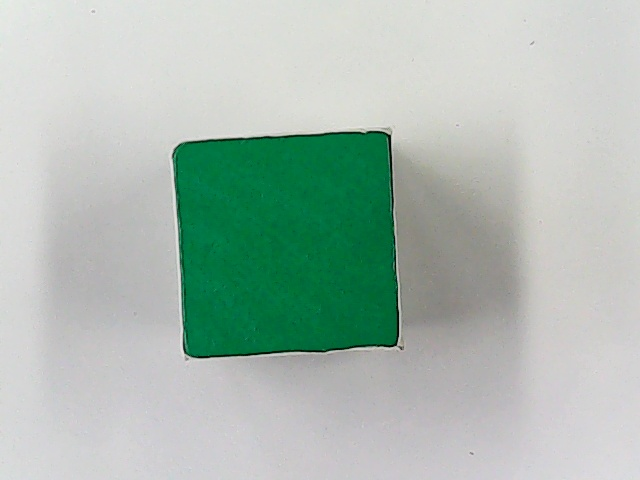
#> input picture 生产实习/机械臂源程序/5机器视觉/2.物体定位及角度测量/pic/4.jpg, 640 x 480 px
$ jupyter execute '6.物体定位和角度测量(完整).ipynb'
#> lines starting #> are read from the running program, lines starting #| are printed output that depends on the picture; after the words box and inside, x2 and y2 are one past the last pixel; in counts of white or black regions, pixels touching at a corner belong together; long printed decimals are rounded
[cell 1]
# %load 6.物体定位和角度测量(完整).py
import cv2
import numpy as np

# 图像预处理
def img_Threshold(src_gauss):
    imgHSV = cv2.cvtColor(src_gauss, cv2.COLOR_BGR2HSV)
    cv2.imshow("imgHSV", imgHSV)
    # # 三通道分割
    h, s, v = cv2.split(imgHSV)
    # 检测差值
    hs_diff = cv2.absdiff(h, s)
    cv2.imshow("hs_diff", hs_diff)
    sv_diff = cv2.absdiff(s, v)
    cv2.imshow("sv_diff", sv_diff)
    hv_diff = cv2.absdiff(h, v)
    cv2.imshow("hv_diff", hv_diff)
    v1 = np.mean(hs_diff)  # 取每个通道的均值
    v2 = np.mean(sv_diff)
    v3 = np.mean(hv_diff)
    v_max = (v1 if v1 > v2 else v2) if (v1 if v1 > v2 else v2) > v3 else v3  # 比较均值得到最大值
    print(v_max, v3)
    if v_max > 8:
        if abs(v_max - v1) < 0.01:
            gray = hs_diff.copy()
        elif abs(v_max - v2) < 0.01:
            gray = sv_diff.copy()
        elif abs(v_max - v3) < 0.01:
            gray = hv_diff.copy()
    return gray
# 图像开运算和闭运算(形态学处理)
def img_dila_eros(src_img):
    # 3. 膨胀和腐蚀操作的核函数
    element1 = cv2.getStructuringElement(cv2.MORPH_RECT, (4, 3))
    element2 = cv2.getStructuringElement(cv2.MORPH_RECT, (4, 3))
    element3 = cv2.getStructuringElement(cv2.MORPH_RECT, (5, 5))
    # 4. 膨胀一次，让轮廓突出
    src_img = cv2.dilate(src_img, element2)
    # 5. 腐蚀一次，去掉细节，如表格线等。注意这里去掉的是竖直的线
    src_img = cv2.erode(src_img, element1)
    # 6. 再次膨胀，让轮廓明显一些
    # src_img = cv2.dilate(src_img, element2)
    src_img = cv2.morphologyEx(src_img, cv2.MORPH_OPEN, element3)#开运算去掉噪点
    return src_img
# 定位和角度测量
def getContours(src, img):
    # 查找轮廓，cv2.RETR_ExTERNAL=获取外部轮廓点, CHAIN_APPROX_NONE = 得到所有的像素点,CHAIN_APPROX_SIMPLE=得到轮廓的四个点
    contours, hierarchy = cv2.findContours(img, cv2.RETR_EXTERNAL, cv2.CHAIN_APPROX_SIMPLE)
    # 循环轮廓，判断每一个形状
    for cnt in contours:
        # 获取轮廓面积
        area = cv2.contourArea(cnt)
        print("轮廓像素面积:", area)  # 打印所有轮廓面积
        # 当面积大于20000，代表有形状存在
        if area > 20000:
            # print("轮廓像素面积:", area)  # 打印符合条件轮廓面积
            # 计算所有轮廓的周长，便于做多边形拟合
            # 多边形拟合，获取每个形状的边
            approx = cv2.approxPolyDP(cnt, 0.02 * cv2.arcLength(cnt, True), True)  # 拟合的多边形的边数
            print("approx:", len(approx))
            objCor = len(approx)  # 轮廓的边长
            rect = cv2.minAreaRect(approx)  # 最小外接矩形
            box = cv2.boxPoints(rect)  # boxPoints返回四个点顺序：右下→左下→左上→右上
            box = np.int0(box)
            center = rect[0]  # 中心坐标
            center_array = np.array(center)
            int_center = center_array.astype(int)
            angle = rect[2]  # 旋转角度
            # 画出边界
            if objCor > 4:
                cv2.circle(src, (int(rect[0][0]), int(rect[0][1])), int(rect[1][0] / 2), (255, 255, 255), 5)
            else:
                cv2.drawContours(src, [box], 0, (255, 255, 255), 3)  # 画出多边形形状
            cv2.circle(src, (int(rect[0][0]), int(rect[0][1])), 3, (255, 255, 255), 5)
            # 画中心，写角度
            cv2.putText(src, "center:" + str(int_center), (10, 20), cv2.FONT_HERSHEY_COMPLEX, 0.5, (0, 0, 255), 1)
            if objCor <= 4:
                cv2.putText(src, "angle:" + str(round(angle)), (10, 40), cv2.FONT_HERSHEY_COMPLEX, 0.5, (0, 0, 255), 1)
            else:
                cv2.putText(src, "angle:" + "0", (10, 40), cv2.FONT_HERSHEY_COMPLEX, 0.5, (0, 0, 255), 1)
if __name__ == "__main__":
    #读取图片
    image = cv2.imread("pic/4.jpg")
#> image is the input picture: shape (480, 640, 3); mean B, G, R 178.1, 187.3, 170.8
    #图片复制不改变原图
    src_img = image.copy()
    cv2.imshow("image", image)
    # 高斯滤波
    gauss = cv2.GaussianBlur(src_img, (15, 15), 3)
    cv2.imshow("gauss", gauss)
    # 图像预处理
    gray = img_Threshold(gauss)
#> in img_Threshold, `imgHSV = cv2.cvtColor(src_gauss, cv2.COLOR_BGR2HSV)`: imgHSV: shape (480, 640, 3); mean H, S, V 64.8, 41.4, 188.1
#> in img_Threshold, `h, s, v = cv2.split(imgHSV)`:
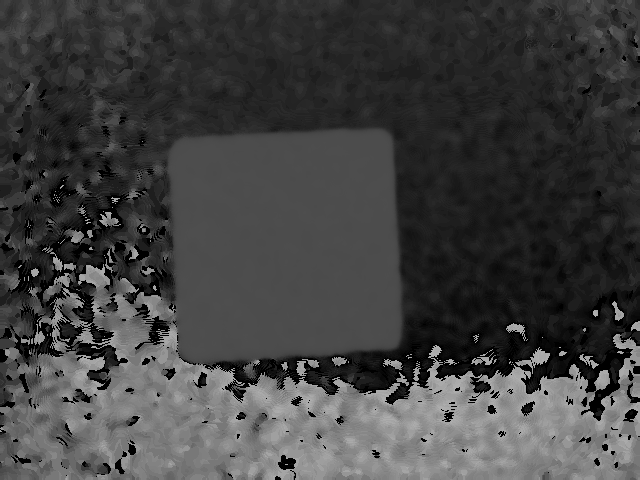
#> h: shape (480, 640); min 0, max 176, mean 64.8
#> in img_Threshold, `h, s, v = cv2.split(imgHSV)`:
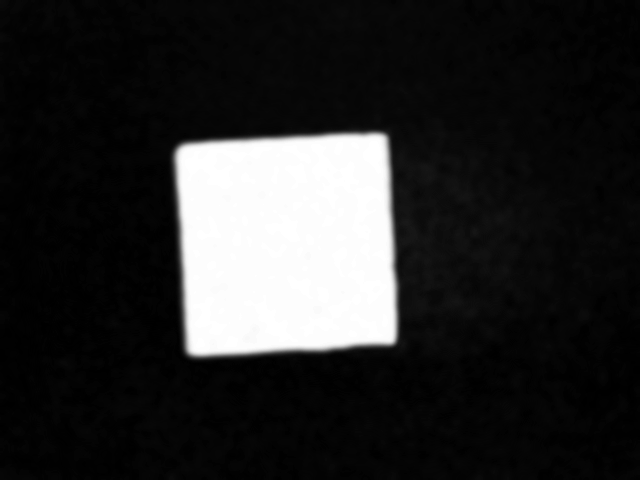
#> s: shape (480, 640); min 0, max 255, mean 41.4
#> in img_Threshold, `h, s, v = cv2.split(imgHSV)`:
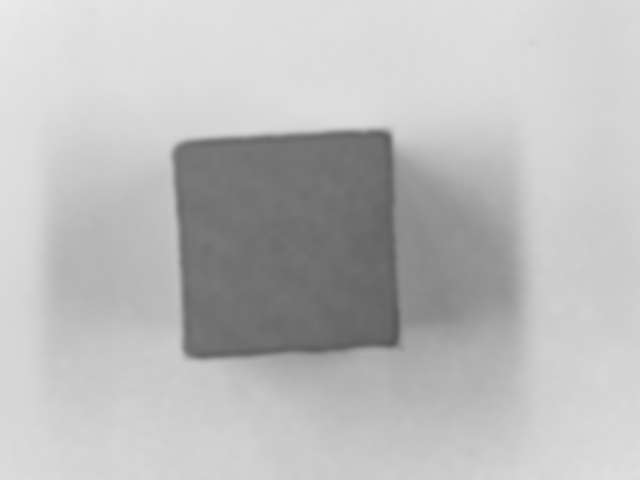
#> v: shape (480, 640); min 88, max 235, mean 188.1
#> in img_Threshold, `hs_diff = cv2.absdiff(h, s)`:
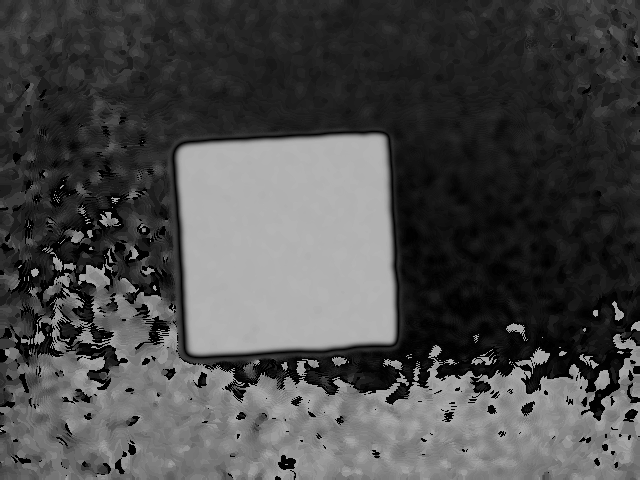
#> hs_diff: shape (480, 640); min 0, max 180, mean 74.5
#> in img_Threshold, `sv_diff = cv2.absdiff(s, v)`:
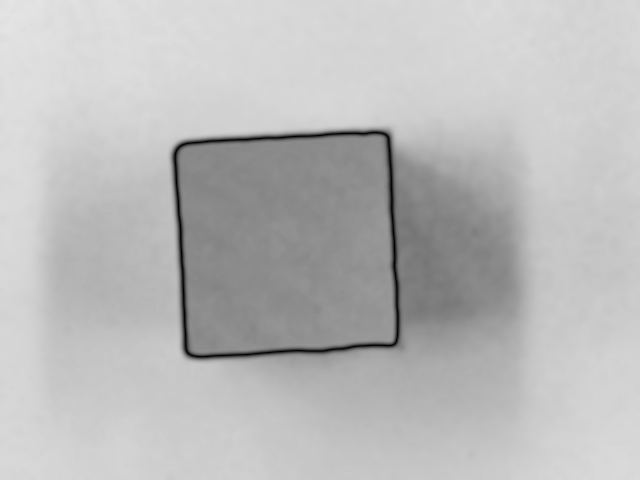
#> sv_diff: shape (480, 640); min 0, max 229, mean 187
#> in img_Threshold, `hv_diff = cv2.absdiff(h, v)`:
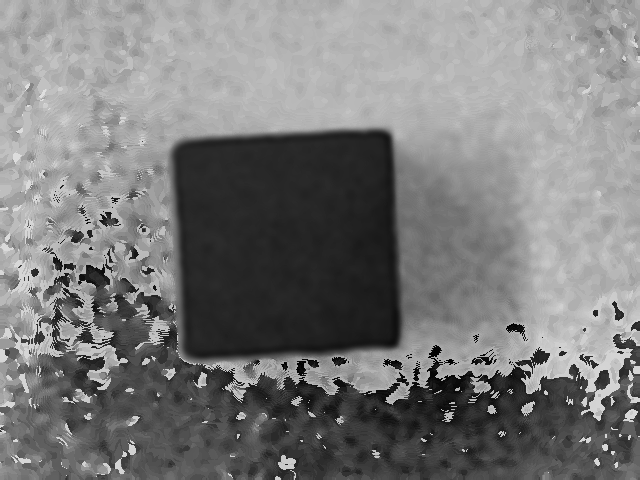
#> hv_diff: shape (480, 640); min 0, max 223, mean 123.4
#> in img_Threshold, `v1 = np.mean(hs_diff)`: v1 = 74.48
#> in img_Threshold, `v2 = np.mean(sv_diff)`: v2 = 187
#> in img_Threshold, `v3 = np.mean(hv_diff)`: v3 = 123.4
#> in img_Threshold, `v_max = (v1 if v1 > v2 else v2) if (v1 if v1 > v2 else v2) > v3 else v3`: v_max = 187
#| 186.998 123.390
    # 高斯滤波
    gray = cv2.GaussianBlur(gray, (15, 15), 3)
    cv2.imshow("gray", gray)
    # 自适应阈值二值化
    binary = cv2.adaptiveThreshold(gray, 255, cv2.ADAPTIVE_THRESH_MEAN_C, cv2.THRESH_BINARY_INV, 11, 2)
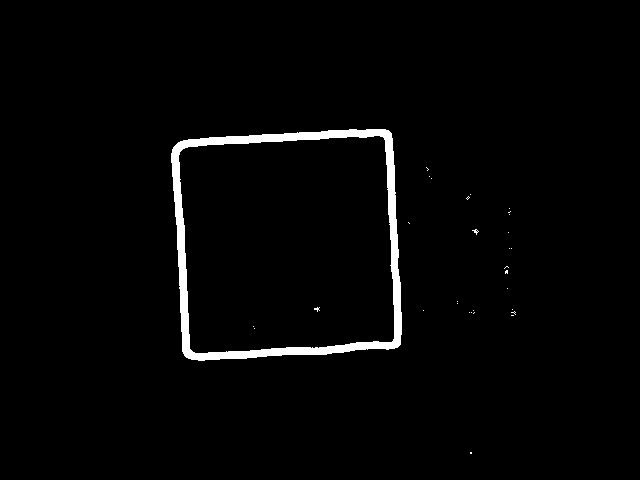
#> binary: shape (480, 640); 2.2% white; 31 white regions (30 under 20 px), largest, box (x1, y1, x2, y2) and area: (171, 129, 402, 361) 6557
    #图像形态学处理
    binary = img_dila_eros(binary)
#> in img_dila_eros, `src_img = cv2.dilate(src_img, element2)`:
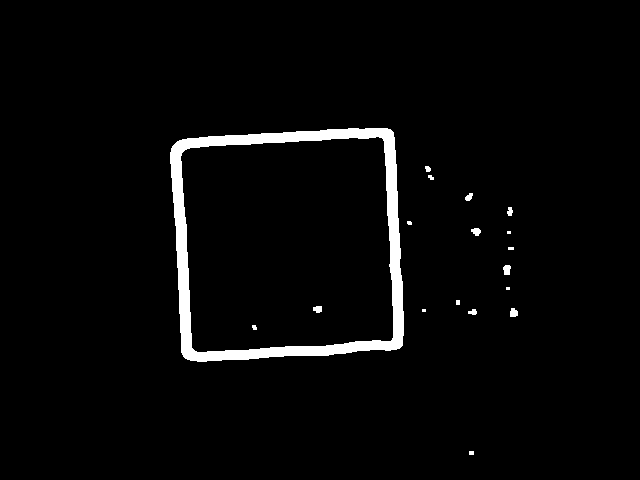
#> src_img: shape (480, 640); 3% white; 18 white regions (5 under 20 px), largest, box (x1, y1, x2, y2) and area: (170, 128, 404, 362) 8825, (503, 265, 511, 275) 65, (510, 308, 518, 317) 60
#> in img_dila_eros, `src_img = cv2.erode(src_img, element1)`:
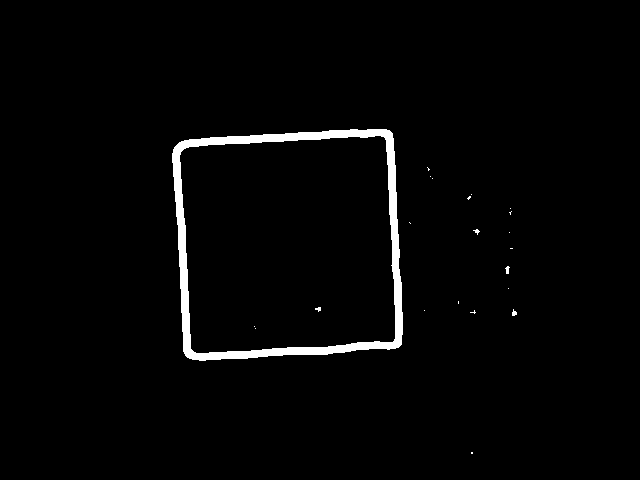
#> src_img: shape (480, 640); 2.2% white; 22 white regions (19 under 20 px), largest, box (x1, y1, x2, y2) and area: (172, 129, 403, 361) 6570, (505, 266, 510, 274) 25, (512, 309, 517, 316) 23
#> in img_dila_eros, `src_img = cv2.morphologyEx(src_img, cv2.MORPH_OPEN, element3)#开运算去掉噪点`: src_img: shape (480, 640); 2.1% white; 1 white region
    cv2.imshow("binary", binary)
    #获取轮廓 计算中心点坐标，尺寸；形状识别，颜色识别。
    getContours(image, binary)
#> in getContours, `contours, hierarchy = cv2.findContours(img, cv2.RETR_EXTERNAL, cv2.CHA..`: contours = 1 contour; box (x1, y1, x2, y2) and area: (172, 129, 403, 361) 48434
#> the loop in getContours, `for cnt in contours:` made 1 pass
#> (area, approx, objCor, rect, box, int_center, angle) on pass 1: (48433.5, [[389, 130], [174, 147], [187, 357], [401, 344]], 4, ((287.9, 243.5), (215.6, 214.3), -3.48), [[186, 357], [173, 143], [389, 130], [401, 343]], [287, 243], -3.48)
#| 轮廓像素面积: 48433.5
#| approx: 4
#> after the loop in getContours, `for cnt in contours:`:
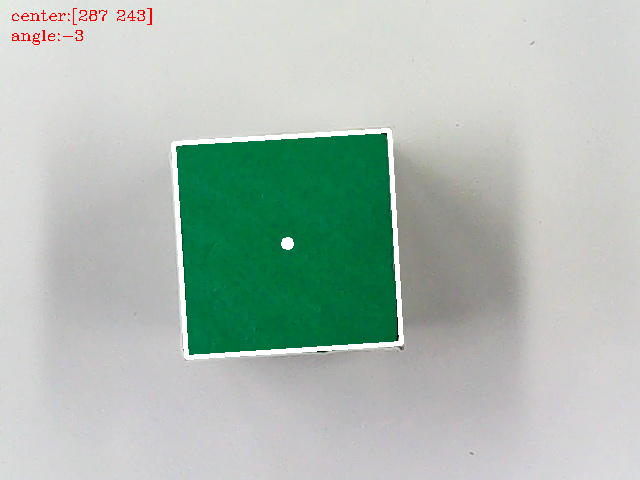
#> src: shape (480, 640, 3); mean B, G, R 180, 188.9, 173.5
    cv2.imshow("image", image)
    key = cv2.waitKey(0)
#> (key Esc is pressed here)
    cv2.destroyAllWindows()

$ run again, with 生产实习/机械臂源程序/5机器视觉/2.物体定位及角度测量/pic/1.jpg copied over 生产实习/机械臂源程序/5机器视觉/2.物体定位及角度测量/pic/4.jpg
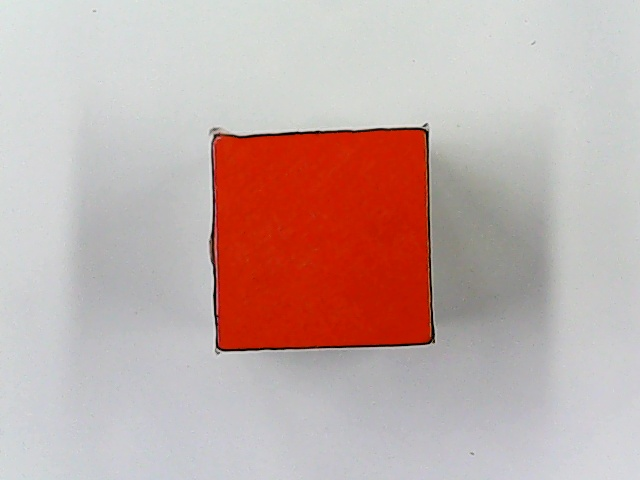
#> input picture 生产实习/机械臂源程序/5机器视觉/2.物体定位及角度测量/pic/1.jpg, 640 x 480 px
#> image is the input picture: shape (480, 640, 3); mean B, G, R 168.1, 172, 195.5
#> imgHSV: shape (480, 640, 3); mean H, S, V 72.9, 42.5, 198.2
#> v1 = 105.2
#> v2 = 172.3
#> v3 = 125.4
#> v_max = 172.3
#| 172.336 125.350
#> `binary = cv2.adaptiveThreshold(gray, 255, cv2.ADAPTIVE_THRESH_MEAN_C, ..`:
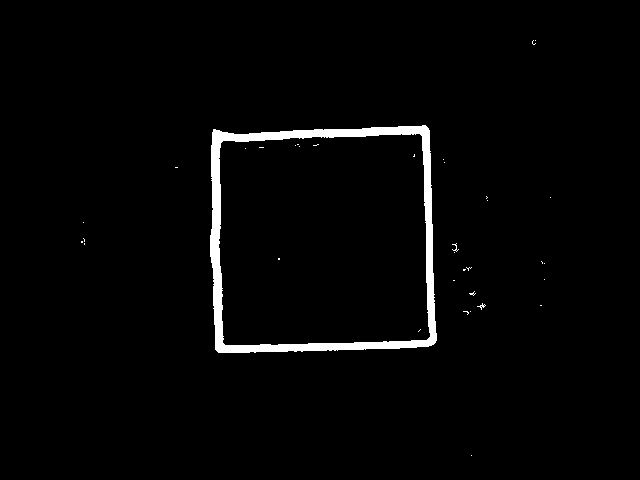
#> binary: shape (480, 640); 2.3% white; 36 white regions (34 under 20 px), largest, box (x1, y1, x2, y2) and area: (210, 125, 437, 353) 6807, (477, 303, 486, 310) 20
#> contours = 1 contour; box (x1, y1, x2, y2) and area: (211, 126, 438, 353) 48302
#> the loop in getContours, `for cnt in contours:` made 1 pass
#> (area, approx, objCor, rect, box, int_center, angle) on pass 1: (48302, [[427, 126], [214, 130], [219, 352], [436, 342]], 4, ((325.1, 238.6), (217.2, 222.1), -1.29), [[219, 352], [214, 130], [431, 125], [436, 347]], [325, 238], -1.29)
#> (printed output is left out)
#> after the loop in getContours, `for cnt in contours:`:
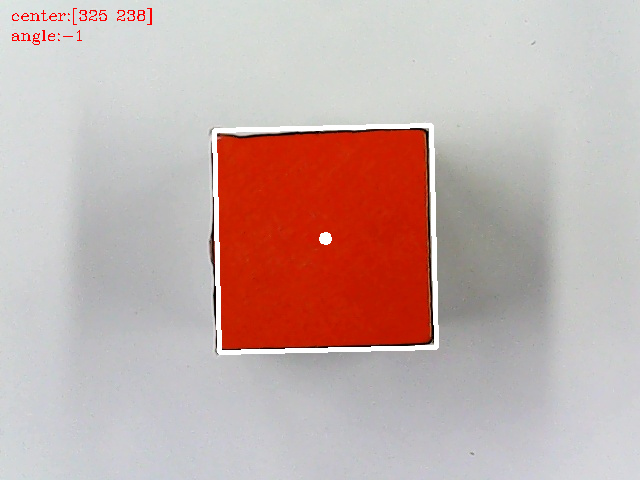
#> src: shape (480, 640, 3); mean B, G, R 169.5, 173.3, 196.9

$ run again, with 生产实习/机械臂源程序/5机器视觉/2.物体定位及角度测量/pic/2.jpg copied over 生产实习/机械臂源程序/5机器视觉/2.物体定位及角度测量/pic/4.jpg
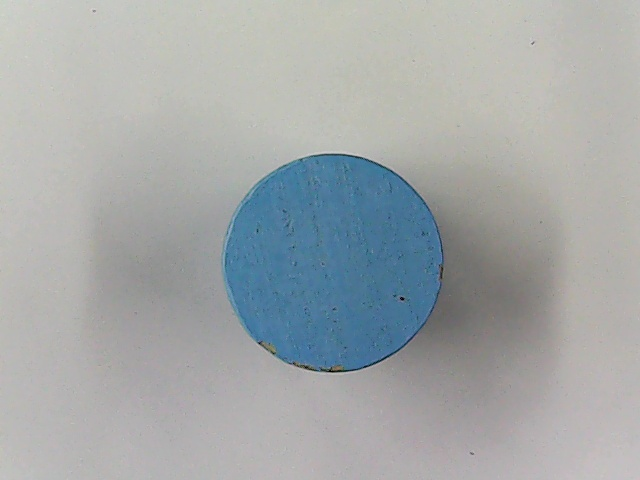
#> input picture 生产实习/机械臂源程序/5机器视觉/2.物体定位及角度测量/pic/2.jpg, 640 x 480 px
#> image is the input picture: shape (480, 640, 3); mean B, G, R 169.4, 168.6, 163.9
#> imgHSV: shape (480, 640, 3); mean H, S, V 55, 22.9, 173.9
#> v1 = 39.72
#> v2 = 150.9
#> v3 = 119.4
#> v_max = 150.9
#| 150.919 119.401
#> binary: shape (480, 640); 2.7% white; 123 white regions (109 under 20 px), largest, box (x1, y1, x2, y2) and area: (223, 154, 444, 372) 7384, (354, 189, 363, 202) 62, (273, 253, 283, 262) 59
#> contours = 1 contour; box (x1, y1, x2, y2) and area: (225, 154, 445, 372) 37071
#> the loop in getContours, `for cnt in contours:` made 1 pass
#> (area, objCor, rect, box, int_center, angle) on pass 1: (37071, 8, ((333.5, 263.2), (202.7, 206.3), -77.11), [[411, 385], [210, 339], [255, 141], [456, 187]], [333, 263], -77.11)
#> (printed output is left out)
#> after the loop in getContours, `for cnt in contours:`:
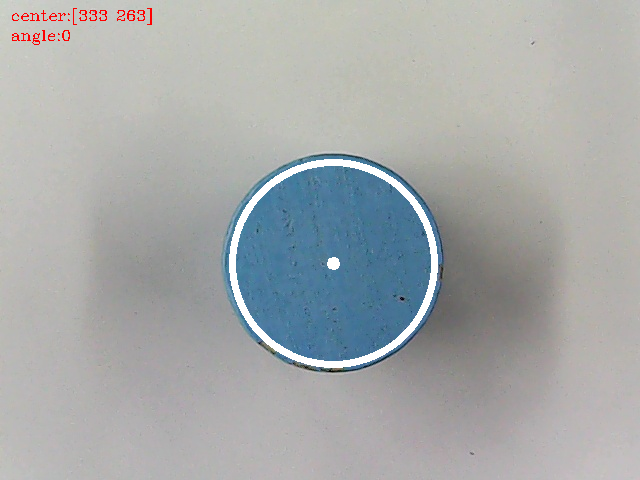
#> src: shape (480, 640, 3); mean B, G, R 170.6, 170.2, 166.8
